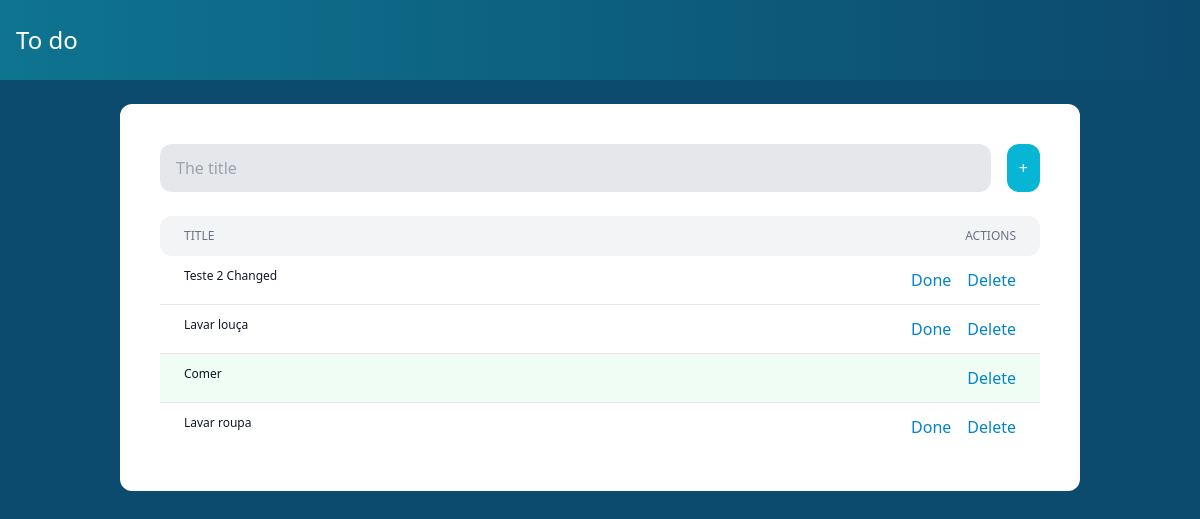
Before: / with the older database file.
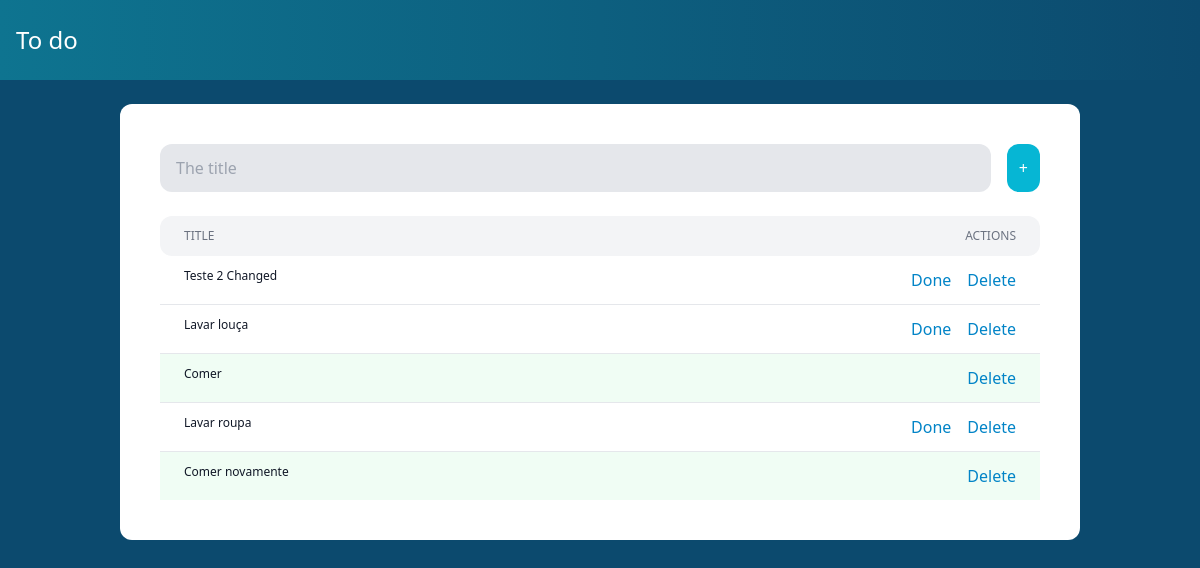
After: the same page with the newer database file.
### todo/models.py (models this page shows)
class TodoModel(models.Model):
  title = models.CharField(max_length=255)
  is_done = models.BooleanField(default=False)

### todo/views.py (the view)
# urls.py: path("", TodosView, name="todos"),
def TodosView(request):
    todos = TodoModel.objects.all()
    context = {
        "todos": todos
    }
    return render(request, "todo/todos.html", context)

### todo/templates/todo/todos.html (shortened to what this page needs)
<!DOCTYPE html>
<html>
{% load static %}
<head>
</head>
<body class="bg-sky-900">
  <nav class="flex items-center justify-between px-4 py-6 text-center bg-gradient-to-r from-cyan-700 to-sky-900">
    <a href="/" class="text-2xl text-white">To do</a>
  </nav>
  <div class="w-4/5 my-6 mx-auto p-2 lg:p-10 bg-white rounded-xl">
    <form class="flex mb-6 space-x-4" hx-post="/add-todo/" hx-target="#todos" hx-swap="afterend">
      <input type="text" name="title" class="title flex-1 px-4 py-3 bg-gray-200 rounded-xl" placeholder="The title">
      <button class="p-3 rounded-xl text-white bg-cyan-500 hover:bg-cyan-600">+</button>
    </form>
    <div class="flex py-3 rounded-xl bg-gray-100">
      <div class="w-4/5">
        <p class="px-6 text-xs font-medium text-gray-500 uppercase">Title</p>
      </div>
      <div class="hidden md:block w-1/5 px-6 text-right">
        <p class="text-xs font-medium text-gray-500 uppercase">Actions</p>
      </div>
    </div>
    <div class="divide-y divide-gray-200" id="todos">
      {% for todo in todos %}
        {% include 'todo/partials/todo.html' %}
      {% endfor %}
    </div>
  </div>
</body>
<script src="https://cdn.tailwindcss.com"></script>
</html>

### todo/templates/todo/partials/todo.html
<article class="flex{% if todo.is_done %} bg-green-50{% endif %}">
  <div class="w-4/5 py-3">
    <p class="px-6 text-xs text-gray-900" hx-get="/edit-todo/{{ todo.id }}/" hx-target="this" hx-swap="outerHTML">
      {{ todo.title }}
    </p>
  </div>
  <div class="w-1/5 px-6 py-3 flex justify-end space-x-4">
    {% if not todo.is_done %}
    <form hx-put="/update-todo/{{ todo.id }}/" hx-target="closest article" hx-swap="outerHTML">
      <button class="text-sky-600 hover:text-sky-900">
        Done
      </button>
    </form>
    {% endif %}
    <a href="#" class="text-sky-600 hover:text-sky-900" hx-confirm="Are you sure?" hx-target="closest article"
      hx-swap="outerHTML swap:1s" hx-delete="/delete-todo/{{ todo.id }}/">
      Delete
    </a>
  </div>
</article>

Changed rows visible on the page:
added TodoModel: title "Comer novamente", is_done True (drawn)
